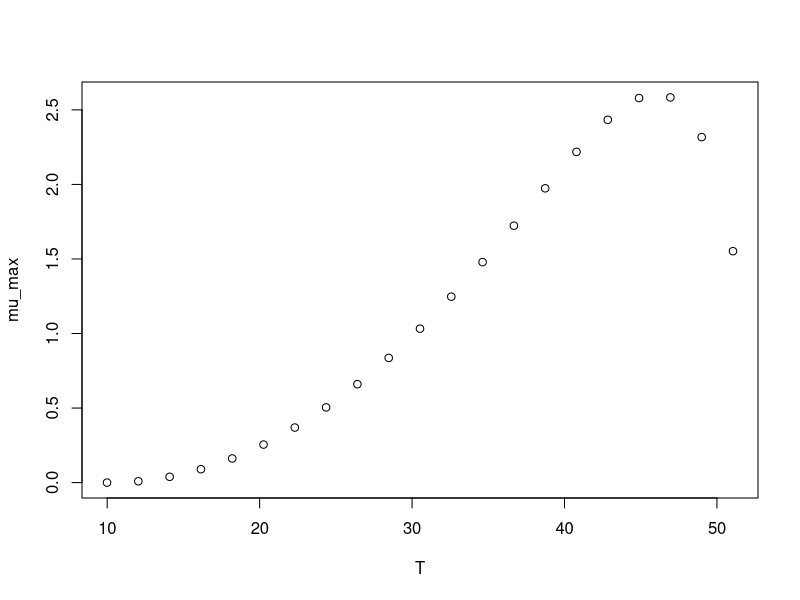

This chart was generated by the following R code:
#############################
# start of Parameter script
#############################
T <- seq(9.99000999000999,51.051,length.out=21)
#############################
# end of Parameter script
#############################
############################# 
# start of Model script Gropin ID 1157 
#############################
 
# constant coefficients for this model
 
variables <- data.frame(T)
argumentsPar <- expand.grid(variables)
 
# heart of the model
response_surface <- function(T) {
   mumax <-(0.050^2)*((T-10.15)^2)*(sqrt(1-exp(0.238*(T-53))))^2

return(mumax=mumax)
} 

# output parameters
mumax <- cbind(argumentsPar,response_surface(argumentsPar['T']))
colnames(mumax) <- c(colnames(argumentsPar),'mumax')
#############################
# End of Model script
#############################
############################# 
# start of Visualisation script Gropin ID 1157 
#############################
plot(T,mumax$mumax,
                          xlab='T',
                          ylab='mu_max')
#############################
# End of Visualisation script
#############################
